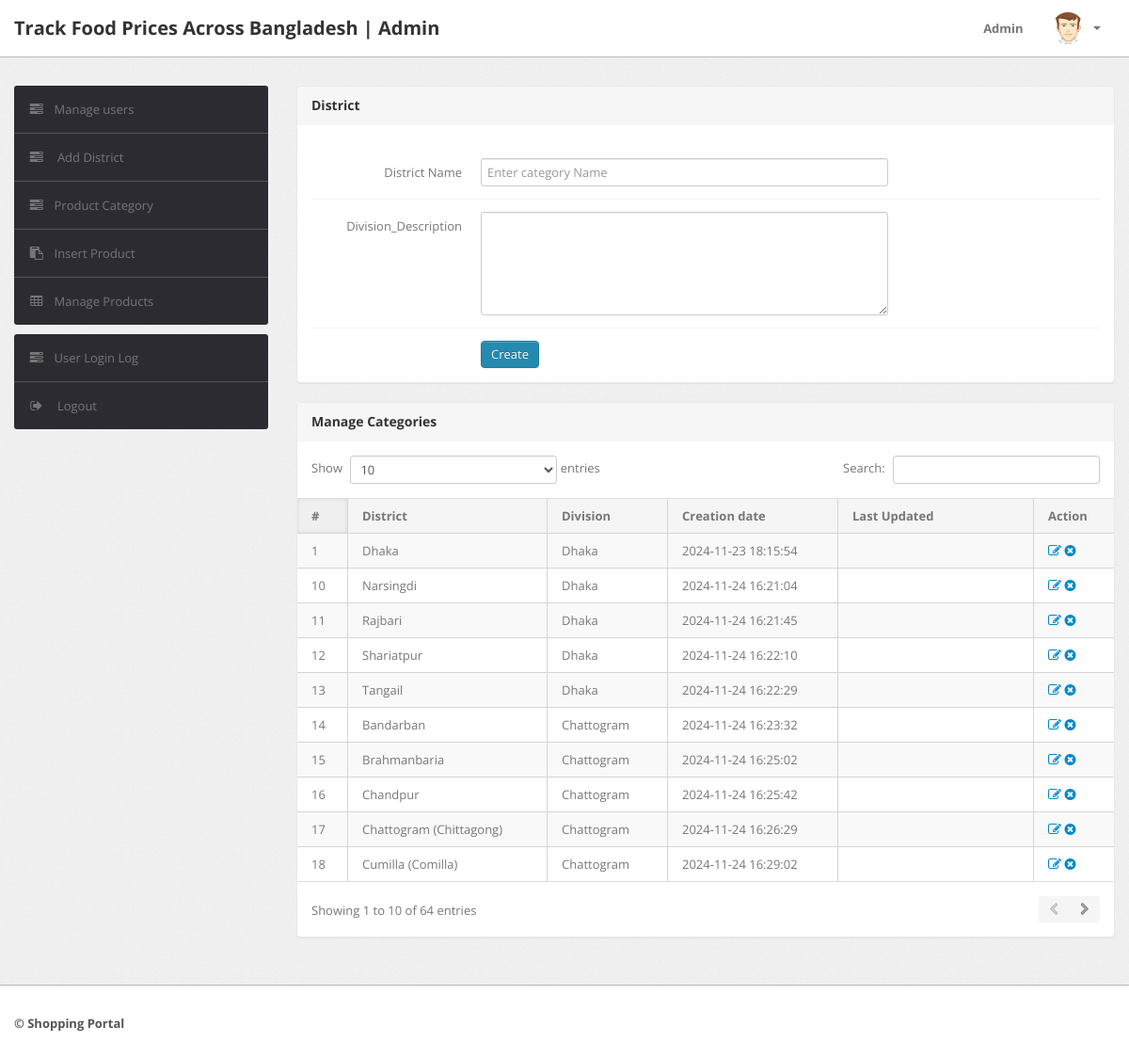
Page /Food/admin/category.php (signed in) on the committed database.
### tables this page shows
CREATE TABLE `category` (
  `id` int(11) NOT NULL,
  `categoryName` varchar(255) DEFAULT NULL,
  `categoryDescription` longtext DEFAULT NULL,
  `creationDate` timestamp NOT NULL DEFAULT current_timestamp(),
  `updationDate` varchar(255) DEFAULT NULL
);

### Food/admin/category.php (the view, shortened to what this page needs)
<?php
include('include/config.php');
if(strlen($_SESSION['alogin'])==0)
	{
header('location:index.php');
}
else{
?>
<!DOCTYPE html>
<html lang="en">
<head>
	<link type="text/css" href="bootstrap/css/bootstrap.min.css" rel="stylesheet">
	<link type="text/css" href="bootstrap/css/bootstrap-responsive.min.css" rel="stylesheet">
	<link type="text/css" href="css/theme.css" rel="stylesheet">
	<link type="text/css" href="images/icons/css/font-awesome.css" rel="stylesheet">
</head>
<body>
<?php include('include/header.php');?>
	<div class="wrapper">
		<div class="container">
			<div class="row">
<?php include('include/sidebar.php');?>
			<div class="span9">
					<div class="content">
						<div class="module">
							<div class="module-head">
								<h3>District</h3>
							</div>
							<div class="module-body">
									<br />
			<form class="form-horizontal row-fluid" name="Category" method="post" >
<div class="control-group">
<label class="control-label" for="basicinput">District Name</label>
<div class="controls">
<input type="text" placeholder="Enter category Name"  name="category" class="span8 tip" required>
</div>
</div>
<div class="control-group">
											<label class="control-label" for="basicinput">Division_Description</label>
											<div class="controls">
												<textarea class="span8" name="description" rows="5"></textarea>
											</div>
										</div>
	<div class="control-group">
											<div class="controls">
												<button type="submit" name="submit" class="btn btn-primary">Create</button>
											</div>
										</div>
									</form>
							</div>
						</div>
	<div class="module">
							<div class="module-head">
								<h3>Manage Categories</h3>
							</div>
							<div class="module-body table">
								<table cellpadding="0" cellspacing="0" border="0" class="datatable-1 table table-bordered table-striped	 display" width="100%">
									<thead>
										<tr>
											<th>#</th>
											<th>District</th>
											<th>Division</th>
											<th>Creation date</th>
											<th>Last Updated</th>
											<th>Action</th>
										</tr>
									</thead>
									<tbody>
<?php $query=mysqli_query($con,"select * from category");
$cnt=1;
while($row=mysqli_fetch_array($query))
{
?>
										<tr>
											<td><?php echo htmlentities($cnt);?></td>
											<td><?php echo htmlentities($row['categoryName']);?></td>
											<td><?php echo htmlentities($row['categoryDescription']);?></td>
											<td> <?php echo htmlentities($row['creationDate']);?></td>
											<td><?php echo htmlentities($row['updationDate']);?></td>
											<td>
											<a href="edit-category.php?id=<?php echo $row['id']?>" ><i class="icon-edit"></i></a>
											<a href="category.php?id=<?php echo $row['id']?>&del=delete" onClick="return confirm('Are you sure you want to delete?')"><i class="icon-remove-sign"></i></a></td>
										</tr>
										<?php $cnt=$cnt+1; } ?>
								</table>
							</div>
						</div>
					</div>
				</div>
			</div>
		</div>
	</div>
<?php include('include/footer.php');?>
</body>
<?php } ?>

### rows in the picture
category: categoryName "Dhaka", categoryDescription "Dhaka", creationDate "2024-11-23 18:15:54"
category: categoryName "Narsingdi", categoryDescription "Dhaka", creationDate "2024-11-24 16:21:04"
category: categoryName "Rajbari", categoryDescription "Dhaka", creationDate "2024-11-24 16:21:45"
category: categoryName "Shariatpur", categoryDescription "Dhaka", creationDate "2024-11-24 16:22:10"
category: categoryName "Tangail", categoryDescription "Dhaka", creationDate "2024-11-24 16:22:29"
category: categoryName "Bandarban", categoryDescription "Chattogram", creationDate "2024-11-24 16:23:32"
category: categoryName "Brahmanbaria", categoryDescription "Chattogram", creationDate "2024-11-24 16:25:02"
category: categoryName "Chandpur", categoryDescription "Chattogram", creationDate "2024-11-24 16:25:42"
category: categoryName "Chattogram (Chittagong)", categoryDescription "Chattogram", creationDate "2024-11-24 16:26:29"
category: categoryName "Cumilla (Comilla)", categoryDescription "Chattogram", creationDate "2024-11-24 16:29:02"
